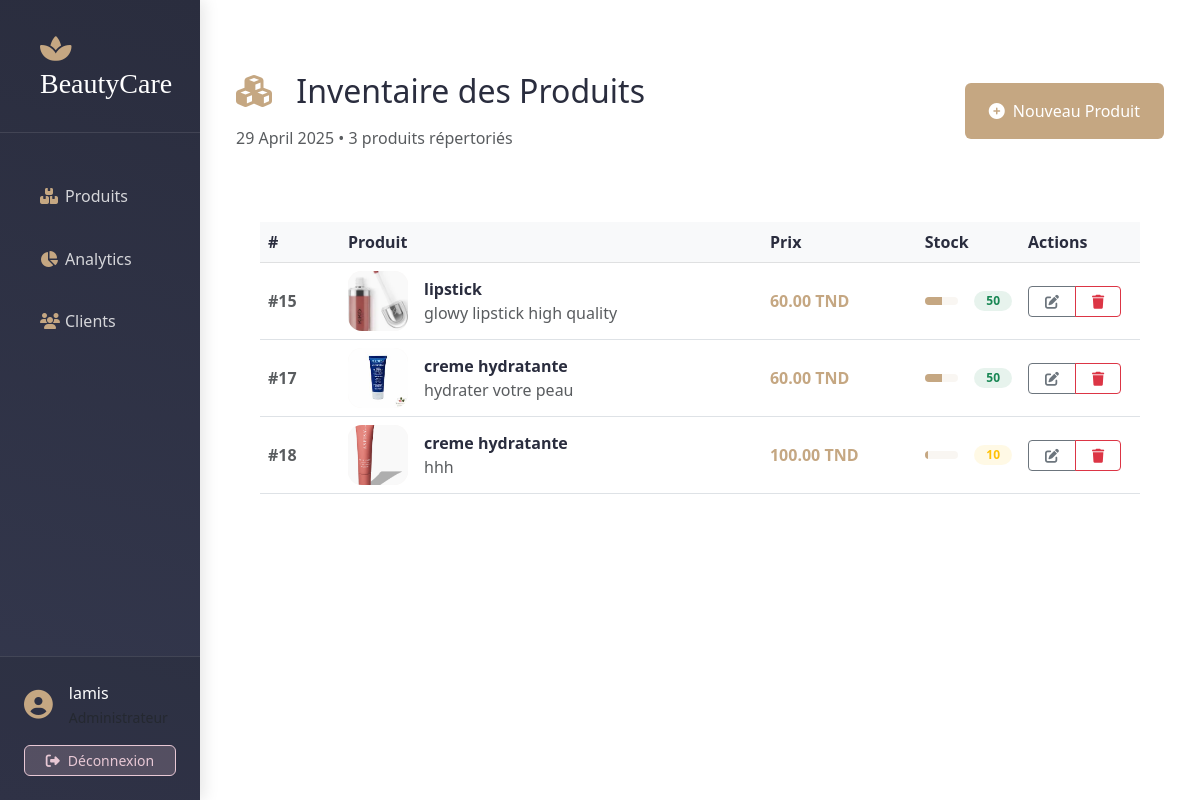
The page /produits/liste/ (signed in) on the database its author committed.
### produits/models.py (models this page shows, shortened)
class Produit(models.Model):
    nom = models.CharField(max_length=100)
    description = models.TextField()
    prix = models.DecimalField(max_digits=10, decimal_places=2)
    quantite = models.IntegerField()
    date_creation = models.DateTimeField(auto_now_add=True)
    image = models.ImageField(upload_to='produits/', null=True, blank=True)
    categorie = models.ForeignKey(Categorie, on_delete=models.CASCADE, default=1)

### produits/views.py (the view)
# urls.py: path('liste/', views.liste_produits, name='liste_produits'),
@login_required
def liste_produits(request):
    produits = Produit.objects.all()
    return render(request, 'produits/liste.html', {'produits': produits})

### produits/templates/produits/liste.html (shortened to what this page needs)
{% extends 'base.html' %}
{% load static %}
{% block content %}
<div class="dashboard-container">
    <div class="container-fluid py-5">
        <div class="dashboard-header glass-card mb-5">
            <div class="d-flex justify-content-between align-items-center">
                <div>
                    <h1 class="h2 mb-3" style="color: var(--primary-color);">
                        <i class="fas fa-cubes me-3" style="color: var(--secondary-color);"></i>
                        Inventaire des Produits
                    </h1>
                    <p class="mb-0 text-muted">{% now "j F Y" %} • {{ produits|length }} produits répertoriés</p>
                </div>
                <a href="{% url 'ajouter_produit' %}" class="btn btn-primary px-4 py-3" style="background: var(--secondary-color); border: none;">
                    <i class="fas fa-plus-circle me-2"></i>Nouveau Produit
                </a>
            </div>
        </div>
        <div class="glass-card p-4">
            <div class="table-responsive">
                <table class="table table-hover align-middle mb-0">
                    <thead class="table-light">
                        <tr>
                            <th style="width: 80px; color: var(--primary-color);">#</th>
                            <th style="color: var(--primary-color);">Produit</th>
                            <th style="color: var(--primary-color);">Prix</th>
                            <th style="color: var(--primary-color);">Stock</th>
                            <th style="width: 120px; color: var(--primary-color);">Actions</th>
                        </tr>
                    </thead>
                    <tbody>
                        {% for produit in produits %}
                        <tr>
                            <td class="fw-bold text-muted">#{{ produit.id }}</td>
                            <td>
                                <div class="d-flex align-items-center">
                                    <div class="symbol me-3">
                                        {% if produit.image %}
                                        <img src="{{ produit.image.url }}" alt="{{ produit.nom }}" class="symbol-label">
                                        {% else %}
                                        <div class="symbol-label d-flex align-items-center justify-content-center">
                                            <i class="fas fa-cosmetics fa-lg" style="color: var(--secondary-color);"></i>
                                        </div>
                                        {% endif %}
                                    </div>
                                    <div>
                                        <div class="fw-bold" style="color: var(--primary-color);">{{ produit.nom }}</div>
                                        <div class="text-muted">{{ produit.description|truncatechars:40 }}</div>
                                    </div>
                                </div>
                            </td>
                            <td class="fw-bold" style="color: var(--secondary-color);">{{ produit.prix }} TND</td>
                            <td>
                                <div class="d-flex align-items-center">
                                    <div class="progress w-100" style="height: 8px; background: rgba(197, 167, 130, 0.1);">
                                        <div class="progress-bar" role="progressbar"
                                            style="width: {% widthratio produit.quantite 100 100 %}%; background: var(--secondary-color);">
                                        </div>
                                    </div>
                                    <span class="badge ms-3" style="
                                        background: {% if produit.quantite > 10 %}rgba(25, 135, 84, 0.1){% else %}rgba(255, 193, 7, 0.1){% endif %};
                                        color: {% if produit.quantite > 10 %}#198754{% else %}#ffc107{% endif %};
                                        border-radius: 20px;
                                        padding: 4px 12px;
                                    ">
                                        {{ produit.quantite }}
                                    </span>
                                </div>
                            </td>
                            <td>
                                <div class="btn-group">
                                    <a href="{% url 'modifier_produit' produit.id %}"
                                       class="btn btn-sm btn-outline-secondary px-3">
                                        <i class="fas fa-edit" style="color: var(--text-color);"></i>
                                    </a>
                                    <a href="{% url 'supprimer_produit' produit.id %}"
                                       class="btn btn-sm btn-outline-danger px-3 delete-btn">
                                        <i class="fas fa-trash"></i>
                                    </a>
                                </div>
                            </td>
                        </tr>
                        {% endfor %}
                    </tbody>
                </table>
            </div>
        </div>
    </div>
</div>
{% endblock %}

### produits/templates/base.html (shortened to what this page needs)
<!DOCTYPE html>
<html lang="fr">
<head>
    <link href="https://cdn.jsdelivr.net/npm/bootstrap@5.3.0/dist/css/bootstrap.min.css" rel="stylesheet">
    <link rel="stylesheet" href="https://cdnjs.cloudflare.com/ajax/libs/font-awesome/6.4.0/css/all.min.css">
</head>
<body>
    <div class="container-fluid">
        <div class="row">
            <div class="col-md-3 col-lg-2 sidebar p-0">
                <div class="brand-section">
                    <h3 class="mb-0 px-3 py-2">
                        <i class="fas fa-spa me-2" style="color: var(--secondary-color);"></i>
                        <span style="font-family: 'Playfair Display', serif;">BeautyCare</span>
                    </h3>
                </div>
                <nav class="nav flex-column px-3">
                    <a class="nav-link {% if request.path == '/liste_produits/' %}active{% endif %}" href="{% url 'liste_produits' %}">
                        <i class="fas fa-boxes"></i>Produits
                    </a>
                    <a class="nav-link {% if request.path == '/accueil/' %}active{% endif %}" href="{% url 'accueil' %}">
                        <i class="fas fa-chart-pie"></i>Analytics
                    </a>
                    <a class="nav-link" href="#">
                        <i class="fas fa-users"></i>Clients
                    </a>
                </nav>
                <div class="user-panel">
                    <div class="user-info">
                        <i class="fas fa-user-circle user-icon"></i>
                        <div>
                            <div class="text-small">{{ request.user.username }}</div>
                            <small class="text-muted">Administrateur</small>
                        </div>
                    </div>
                    <a href="{% url 'logout' %}" class="btn btn-sm logout-btn">
                        <i class="fas fa-sign-out-alt me-2"></i>Déconnexion
                    </a>
                </div>
            </div>
            <div class="col-md-9 col-lg-10 main-content p-4">
                {% block content %}{% endblock %}
            </div>
        </div>
    </div>
</body>
</html>

### produits/templates/base.html (style rules this page uses)
:root { --primary-color: #2A2D3E; --secondary-color: #C5A782; --accent-color: #E8C8D5; }
.sidebar { height: 100vh; background: linear-gradient(195deg, var(--primary-color) 0%, #34384E 100%); color: white; box-shadow: 4px 0 15px rgba(0, 0, 0, 0.1); position: relative; }
.brand-section { padding: 1.5rem; border-bottom: 1px solid rgba(255, 255, 255, 0.1); margin-bottom: 2rem; }
.nav-link { color: rgba(255, 255, 255, 0.8) !important; padding: 0.8rem 1.5rem !important; margin: 0.4rem 0; border-radius: 8px; transition: all 0.3s cubic-bezier(0.4, 0, 0.2, 1); position: relative; }
.nav-link i { width: 25px; color: var(--secondary-color); transition: color 0.3s ease; }
.user-panel { position: absolute; bottom: 0; width: 100%; padding: 1.5rem; background: rgba(0, 0, 0, 0.1); border-top: 1px solid rgba(255, 255, 255, 0.1); }
.user-info { display: flex; align-items: center; margin-bottom: 1rem; }
.user-icon { font-size: 1.8rem; color: var(--secondary-color); margin-right: 1rem; }
.logout-btn { width: 100%; background: rgba(232, 200, 213, 0.2); border: 1px solid var(--accent-color); color: var(--accent-color); transition: all 0.3s ease; border-radius: 6px; }

### produits/templates/produits/liste.html (style rules this page uses)
.table-hover tbody tr { transition: all 0.25s ease; border-radius: 12px; }
.symbol { width: 60px; height: 60px; border-radius: 14px; overflow: hidden; background: rgba(197, 167, 130, 0.1); }
.symbol-label { object-fit: cover; width: 100%; height: 100%; }

### rows shown on the page
Produit: id "15", image (picture), nom "lipstick", description "glowy lipstick high quality", prix "60.00", quantite "50"
Produit: id "17", image (picture), nom "creme hydratante", description "hydrater votre peau", prix "60.00", quantite "50"
Produit: id "18", image (picture), nom "creme hydratante", description "hhh", prix "100.00", quantite "10"

### other values the page prints
{{ request.user.username }} "lamis"
{{ produits|length }} "3"
